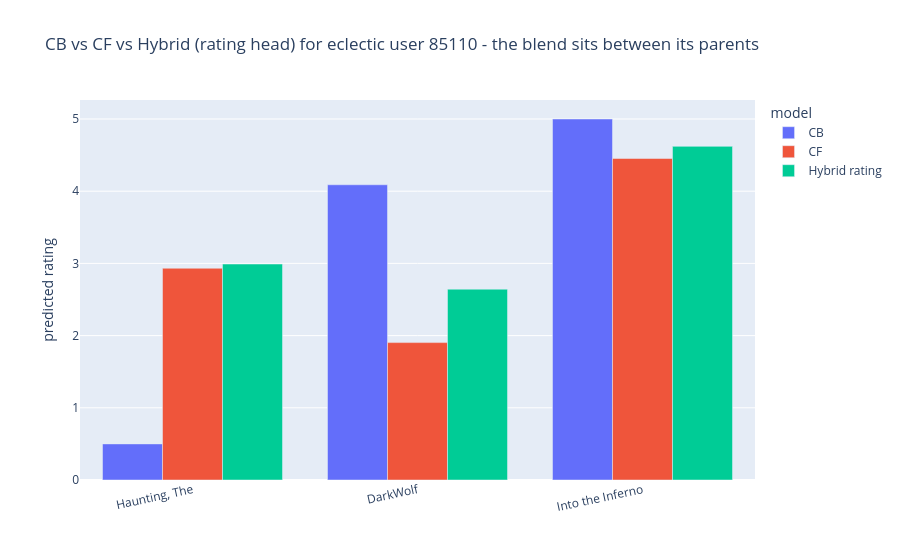
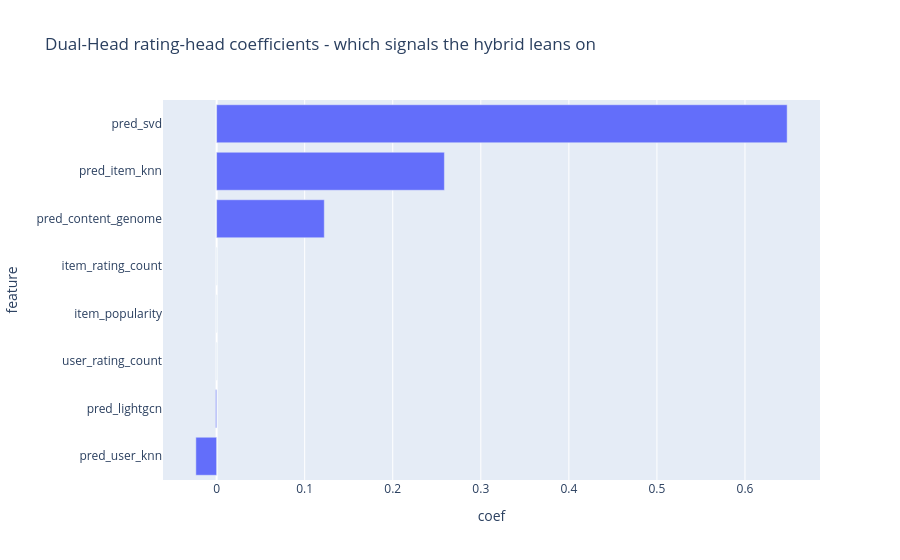

The cell these charts' notebook holds for them, in order:
### Code cell
mfig = mech.dropna(subset=["CB"]).melt(id_vars="title", value_vars=["CB", "CF", "Hybrid rating"],
                                       var_name="model", value_name="score")
fig = px.bar(mfig, x="title", y="score", color="model", barmode="group",
             title=f"CB vs CF vs Hybrid (rating head) for eclectic user {u} - the blend sits between its parents")
fig.update_layout(xaxis_title="", xaxis_tickangle=-12, yaxis_title="predicted rating")
save_fig(fig, "15_cs_blend_mechanism")

coefs = pd.DataFrame({"feature": DualHeadHybrid.FEATURE_NAMES, "coef": dual.rating_head.coef_})
fig = px.bar(coefs.sort_values("coef"), x="coef", y="feature", orientation="h",
             title="Dual-Head rating-head coefficients - which signals the hybrid leans on")
save_fig(fig, "15_cs_dual_coefficients")

### Figure 1 — Plotly figure (JSON) as saved in the notebook; plotly's stock layout.template omitted (floating-point values rounded to 4 significant figures)
{"data": [{"alignmentgroup": "True", "hovertemplate": "model=CB<br>title=%{x}<br>score=%{y}<extra></extra>", "legendgroup": "CB", "marker": {"color": "#636efa", "pattern": {"shape": ""}}, "name": "CB", "offsetgroup": "CB", "orientation": "v", "showlegend": true, "textposition": "auto", "type": "bar", "x": ["Haunting, The", "DarkWolf", "Into the Inferno"], "xaxis": "x", "y": [0.5, 4.089, 5.0], "yaxis": "y"}, {"alignmentgroup": "True", "hovertemplate": "model=CF<br>title=%{x}<br>score=%{y}<extra></extra>", "legendgroup": "CF", "marker": {"color": "#EF553B", "pattern": {"shape": ""}}, "name": "CF", "offsetgroup": "CF", "orientation": "v", "showlegend": true, "textposition": "auto", "type": "bar", "x": ["Haunting, The", "DarkWolf", "Into the Inferno"], "xaxis": "x", "y": [2.933, 1.903, 4.453], "yaxis": "y"}, {"alignmentgroup": "True", "hovertemplate": "model=Hybrid rating<br>title=%{x}<br>score=%{y}<extra></extra>", "legendgroup": "Hybrid rating", "marker": {"color": "#00cc96", "pattern": {"shape": ""}}, "name": "Hybrid rating", "offsetgroup": "Hybrid rating", "orientation": "v", "showlegend": true, "textposition": "auto", "type": "bar", "x": ["Haunting, The", "DarkWolf", "Into the Inferno"], "xaxis": "x", "y": [2.991, 2.643, 4.621], "yaxis": "y"}], "layout": {"barmode": "group", "legend": {"title": {"text": "model"}, "tracegroupgap": 0}, "title": {"text": "CB vs CF vs Hybrid (rating head) for eclectic user 85110 - the blend sits between its parents"}, "xaxis": {"anchor": "y", "domain": [0, 1], "tickangle": -12, "title": {"text": ""}}, "yaxis": {"anchor": "x", "domain": [0, 1], "title": {"text": "predicted rating"}}}}

### Figure 2 — Plotly figure (JSON) as saved in the notebook; plotly's stock layout.template omitted (floating-point values rounded to 4 significant figures)
{"data": [{"hovertemplate": "coef=%{x}<br>feature=%{y}<extra></extra>", "legendgroup": "", "marker": {"color": "#636efa", "pattern": {"shape": ""}}, "name": "", "orientation": "h", "showlegend": false, "textposition": "auto", "type": "bar", "x": [-0.02358, -0.001154, -3.327e-06, 3.072e-07, 3.079e-07, 0.1223, 0.2587, 0.6479], "xaxis": "x", "y": ["pred_user_knn", "pred_lightgcn", "user_rating_count", "item_popularity", "item_rating_count", "pred_content_genome", "pred_item_knn", "pred_svd"], "yaxis": "y"}], "layout": {"barmode": "relative", "legend": {"tracegroupgap": 0}, "title": {"text": "Dual-Head rating-head coefficients - which signals the hybrid leans on"}, "xaxis": {"anchor": "y", "domain": [0, 1], "title": {"text": "coef"}}, "yaxis": {"anchor": "x", "domain": [0, 1], "title": {"text": "feature"}}}}
